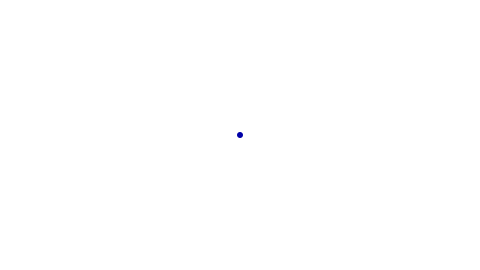
Frame 1 (no input)
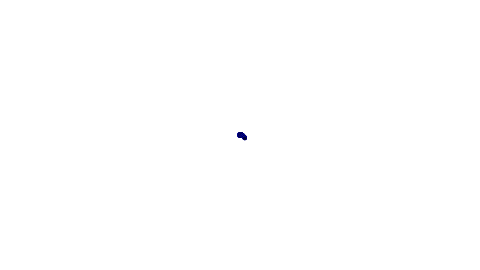
Frame 60 (the mouse pressed at the canvas centre just before this capture)
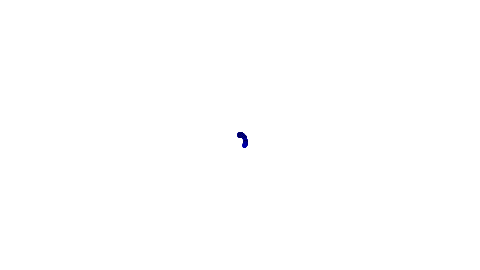
Frame 120 (the mouse held since frame 60 and released just before this capture)

The Processing sketch that drew these frames (run headless with seeded random() and noise(); from frame 60 on, the mouse is pressed at the canvas centre):

// Processing sketch: Spiral
// ── Spiral.pde
float r = 0;
float theta = 0;
 float time = 0.0;

void setup() {
  size(480, 270);
  background(255);
 
}

void draw() {
  // Polar to Cartesian conversion
  float x = r * cos(theta);
  float y = r * sin(theta);
float size = noise(theta)*10;
println(size);
  // Draw an ellipse at x,y
  noStroke();
  fill(0,0,random(20,250));
  // Adjust for center of window
  ellipse(x+width/2, y+height/2, size, size); 

  // Increment the angle
  theta += 0.01;
  // Increment the radius
  r += 0.1;
  noise(theta);
}
